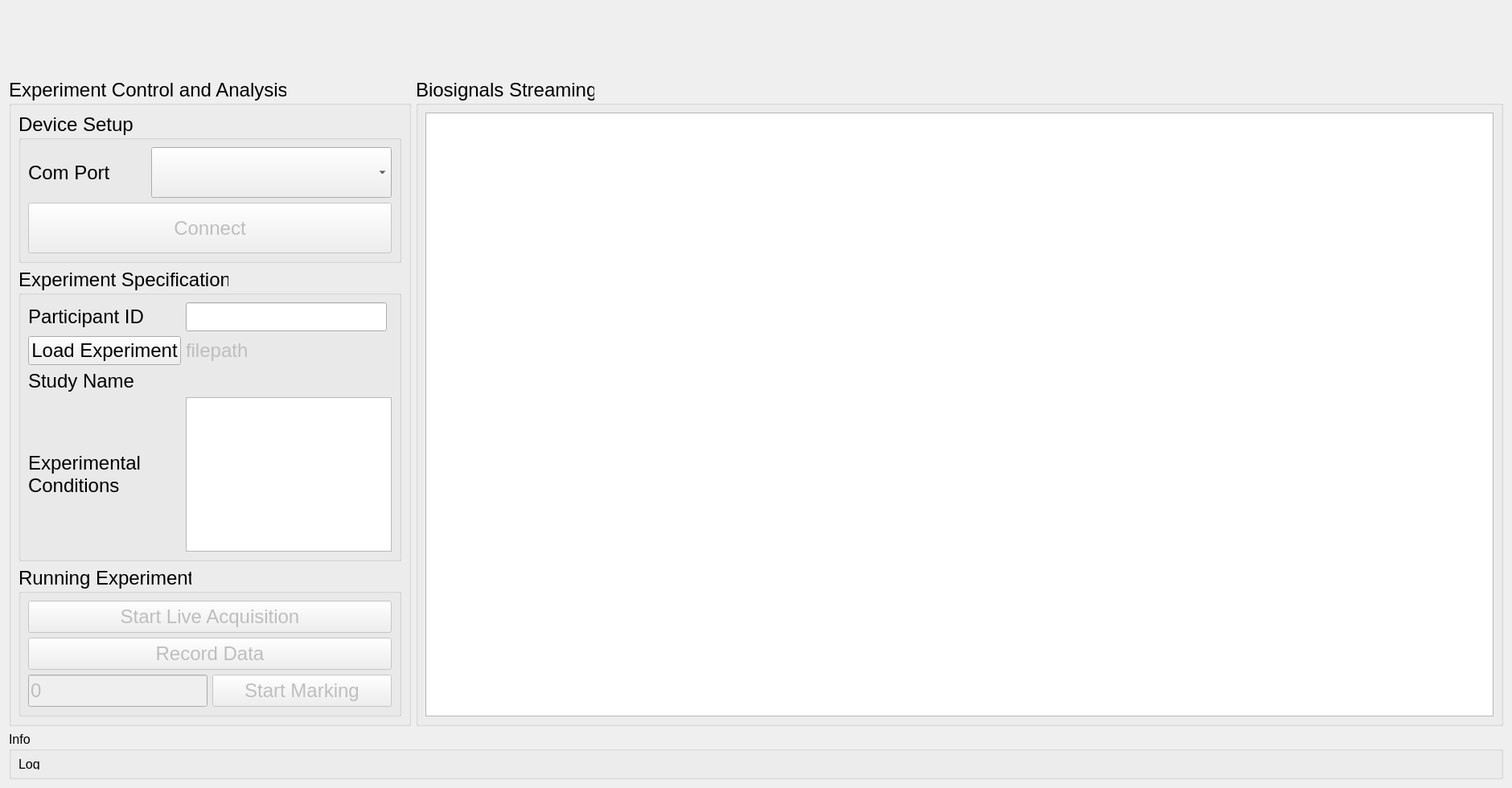
<?xml version="1.0" encoding="UTF-8"?>
<ui version="4.0">
 <class>PPG</class>
 <widget class="QWidget" name="PPG">
  <property name="geometry">
   <rect>
    <x>0</x>
    <y>0</y>
    <width>1880</width>
    <height>980</height>
   </rect>
  </property>
  <property name="sizePolicy">
   <sizepolicy hsizetype="Expanding" vsizetype="Expanding">
    <horstretch>0</horstretch>
    <verstretch>0</verstretch>
   </sizepolicy>
  </property>
  <property name="windowTitle">
   <string>PPG</string>
  </property>
  <layout class="QGridLayout" name="gridLayout_2">
   <item row="0" column="0" colspan="2">
    <widget class="QLabel" name="label">
     <property name="sizePolicy">
      <sizepolicy hsizetype="Expanding" vsizetype="Fixed">
       <horstretch>0</horstretch>
       <verstretch>0</verstretch>
      </sizepolicy>
     </property>
     <property name="minimumSize">
      <size>
       <width>0</width>
       <height>80</height>
      </size>
     </property>
     <property name="font">
      <font>
       <pointsize>18</pointsize>
      </font>
     </property>
     <property name="text">
      <string/>
     </property>
     <property name="pixmap">
      <pixmap>images/banner.png</pixmap>
     </property>
     <property name="scaledContents">
      <bool>true</bool>
     </property>
     <property name="alignment">
      <set>Qt::AlignCenter</set>
     </property>
     <property name="margin">
      <number>-1</number>
     </property>
    </widget>
   </item>
   <item row="5" column="0" colspan="2">
    <widget class="QGroupBox" name="groupBox_5">
     <property name="sizePolicy">
      <sizepolicy hsizetype="Preferred" vsizetype="Fixed">
       <horstretch>0</horstretch>
       <verstretch>0</verstretch>
      </sizepolicy>
     </property>
     <property name="minimumSize">
      <size>
       <width>0</width>
       <height>60</height>
      </size>
     </property>
     <property name="maximumSize">
      <size>
       <width>16777215</width>
       <height>60</height>
      </size>
     </property>
     <property name="font">
      <font>
       <pointsize>12</pointsize>
      </font>
     </property>
     <property name="title">
      <string>Info</string>
     </property>
     <layout class="QGridLayout" name="gridLayout_4">
      <item row="1" column="0">
       <widget class="QLabel" name="label_4">
        <property name="sizePolicy">
         <sizepolicy hsizetype="Minimum" vsizetype="Fixed">
          <horstretch>0</horstretch>
          <verstretch>0</verstretch>
         </sizepolicy>
        </property>
        <property name="font">
         <font>
          <pointsize>12</pointsize>
         </font>
        </property>
        <property name="text">
         <string>Log</string>
        </property>
       </widget>
      </item>
      <item row="1" column="1">
       <widget class="QLabel" name="label_status">
        <property name="sizePolicy">
         <sizepolicy hsizetype="Expanding" vsizetype="Fixed">
          <horstretch>0</horstretch>
          <verstretch>0</verstretch>
         </sizepolicy>
        </property>
        <property name="font">
         <font>
          <pointsize>12</pointsize>
         </font>
        </property>
        <property name="text">
         <string/>
        </property>
       </widget>
      </item>
     </layout>
    </widget>
   </item>
   <item row="2" column="0" rowspan="2">
    <widget class="QGroupBox" name="groupBox_3">
     <property name="sizePolicy">
      <sizepolicy hsizetype="Minimum" vsizetype="Minimum">
       <horstretch>0</horstretch>
       <verstretch>0</verstretch>
      </sizepolicy>
     </property>
     <property name="font">
      <font>
       <pointsize>18</pointsize>
      </font>
     </property>
     <property name="title">
      <string>Experiment Control and Analysis</string>
     </property>
     <layout class="QGridLayout" name="gridLayout_8">
      <item row="1" column="1">
       <widget class="QGroupBox" name="groupBox_6">
        <property name="sizePolicy">
         <sizepolicy hsizetype="Minimum" vsizetype="Minimum">
          <horstretch>0</horstretch>
          <verstretch>0</verstretch>
         </sizepolicy>
        </property>
        <property name="font">
         <font>
          <pointsize>18</pointsize>
         </font>
        </property>
        <property name="title">
         <string>Device Setup</string>
        </property>
        <layout class="QGridLayout" name="gridLayout_6">
         <item row="1" column="0">
          <widget class="QLabel" name="label_10">
           <property name="sizePolicy">
            <sizepolicy hsizetype="Minimum" vsizetype="Preferred">
             <horstretch>0</horstretch>
             <verstretch>0</verstretch>
            </sizepolicy>
           </property>
           <property name="font">
            <font>
             <pointsize>18</pointsize>
            </font>
           </property>
           <property name="text">
            <string>Com Port</string>
           </property>
          </widget>
         </item>
         <item row="1" column="1" colspan="2">
          <widget class="QComboBox" name="comboBox_comport">
           <property name="sizePolicy">
            <sizepolicy hsizetype="Fixed" vsizetype="Preferred">
             <horstretch>0</horstretch>
             <verstretch>0</verstretch>
            </sizepolicy>
           </property>
           <property name="maximumSize">
            <size>
             <width>350</width>
             <height>16777215</height>
            </size>
           </property>
           <property name="font">
            <font>
             <pointsize>18</pointsize>
            </font>
           </property>
          </widget>
         </item>
         <item row="2" column="0" colspan="3">
          <widget class="QPushButton" name="pushButton_connect">
           <property name="enabled">
            <bool>false</bool>
           </property>
           <property name="sizePolicy">
            <sizepolicy hsizetype="Minimum" vsizetype="Preferred">
             <horstretch>0</horstretch>
             <verstretch>0</verstretch>
            </sizepolicy>
           </property>
           <property name="font">
            <font>
             <pointsize>18</pointsize>
            </font>
           </property>
           <property name="text">
            <string>Connect</string>
           </property>
          </widget>
         </item>
        </layout>
       </widget>
      </item>
      <item row="3" column="1">
       <widget class="QGroupBox" name="groupBox_7">
        <property name="sizePolicy">
         <sizepolicy hsizetype="Minimum" vsizetype="Minimum">
          <horstretch>0</horstretch>
          <verstretch>0</verstretch>
         </sizepolicy>
        </property>
        <property name="font">
         <font>
          <pointsize>18</pointsize>
         </font>
        </property>
        <property name="title">
         <string>Running Experiment</string>
        </property>
        <layout class="QGridLayout" name="gridLayout_7">
         <item row="3" column="0">
          <widget class="QLineEdit" name="lineEdit_Event">
           <property name="enabled">
            <bool>false</bool>
           </property>
           <property name="sizePolicy">
            <sizepolicy hsizetype="Minimum" vsizetype="Preferred">
             <horstretch>0</horstretch>
             <verstretch>0</verstretch>
            </sizepolicy>
           </property>
           <property name="toolTip">
            <string>&lt;html&gt;&lt;head/&gt;&lt;body&gt;&lt;p&gt;Event Code for Marking&lt;/p&gt;&lt;/body&gt;&lt;/html&gt;</string>
           </property>
           <property name="text">
            <string>0</string>
           </property>
          </widget>
         </item>
         <item row="3" column="1">
          <widget class="QPushButton" name="pushButton_Event">
           <property name="enabled">
            <bool>false</bool>
           </property>
           <property name="sizePolicy">
            <sizepolicy hsizetype="Minimum" vsizetype="Preferred">
             <horstretch>0</horstretch>
             <verstretch>0</verstretch>
            </sizepolicy>
           </property>
           <property name="text">
            <string>Start Marking</string>
           </property>
          </widget>
         </item>
         <item row="2" column="0" colspan="2">
          <widget class="QPushButton" name="pushButton_record_data">
           <property name="enabled">
            <bool>false</bool>
           </property>
           <property name="sizePolicy">
            <sizepolicy hsizetype="Minimum" vsizetype="Preferred">
             <horstretch>0</horstretch>
             <verstretch>0</verstretch>
            </sizepolicy>
           </property>
           <property name="font">
            <font>
             <pointsize>18</pointsize>
            </font>
           </property>
           <property name="text">
            <string>Record Data</string>
           </property>
          </widget>
         </item>
         <item row="1" column="0" colspan="2">
          <widget class="QPushButton" name="pushButton_start_live_acquisition">
           <property name="enabled">
            <bool>false</bool>
           </property>
           <property name="sizePolicy">
            <sizepolicy hsizetype="Minimum" vsizetype="Preferred">
             <horstretch>0</horstretch>
             <verstretch>0</verstretch>
            </sizepolicy>
           </property>
           <property name="font">
            <font>
             <pointsize>18</pointsize>
            </font>
           </property>
           <property name="text">
            <string>Start Live Acquisition</string>
           </property>
          </widget>
         </item>
        </layout>
       </widget>
      </item>
      <item row="2" column="1">
       <widget class="QGroupBox" name="groupBox_4">
        <property name="sizePolicy">
         <sizepolicy hsizetype="Minimum" vsizetype="Minimum">
          <horstretch>0</horstretch>
          <verstretch>0</verstretch>
         </sizepolicy>
        </property>
        <property name="font">
         <font>
          <pointsize>18</pointsize>
         </font>
        </property>
        <property name="title">
         <string>Experiment Specification</string>
        </property>
        <layout class="QGridLayout" name="gridLayout_5">
         <item row="3" column="1">
          <widget class="QLabel" name="label_study_name">
           <property name="sizePolicy">
            <sizepolicy hsizetype="Minimum" vsizetype="Preferred">
             <horstretch>0</horstretch>
             <verstretch>0</verstretch>
            </sizepolicy>
           </property>
           <property name="maximumSize">
            <size>
             <width>250</width>
             <height>16777215</height>
            </size>
           </property>
           <property name="text">
            <string/>
           </property>
          </widget>
         </item>
         <item row="1" column="0">
          <widget class="QPushButton" name="pushButton_exp_params">
           <property name="text">
            <string>Load Experiment</string>
           </property>
          </widget>
         </item>
         <item row="4" column="1">
          <widget class="QListWidget" name="listWidget_expConditions">
           <property name="enabled">
            <bool>true</bool>
           </property>
           <property name="sizePolicy">
            <sizepolicy hsizetype="Minimum" vsizetype="Preferred">
             <horstretch>0</horstretch>
             <verstretch>0</verstretch>
            </sizepolicy>
           </property>
           <property name="font">
            <font>
             <pointsize>18</pointsize>
             <bold>false</bold>
            </font>
           </property>
           <property name="mouseTracking">
            <bool>true</bool>
           </property>
           <property name="editTriggers">
            <set>QAbstractItemView::CurrentChanged|QAbstractItemView::DoubleClicked|QAbstractItemView::EditKeyPressed|QAbstractItemView::SelectedClicked</set>
           </property>
           <property name="alternatingRowColors">
            <bool>true</bool>
           </property>
           <property name="spacing">
            <number>1</number>
           </property>
           <property name="viewMode">
            <enum>QListView::ListMode</enum>
           </property>
           <property name="selectionRectVisible">
            <bool>false</bool>
           </property>
           <property name="currentRow">
            <number>-1</number>
           </property>
           <property name="sortingEnabled">
            <bool>false</bool>
           </property>
          </widget>
         </item>
         <item row="1" column="1">
          <widget class="QLabel" name="label_params_file">
           <property name="enabled">
            <bool>false</bool>
           </property>
           <property name="sizePolicy">
            <sizepolicy hsizetype="Minimum" vsizetype="Preferred">
             <horstretch>0</horstretch>
             <verstretch>0</verstretch>
            </sizepolicy>
           </property>
           <property name="maximumSize">
            <size>
             <width>350</width>
             <height>16777215</height>
            </size>
           </property>
           <property name="text">
            <string>filepath</string>
           </property>
          </widget>
         </item>
         <item row="4" column="0">
          <widget class="QLabel" name="label_3">
           <property name="sizePolicy">
            <sizepolicy hsizetype="Minimum" vsizetype="Preferred">
             <horstretch>0</horstretch>
             <verstretch>0</verstretch>
            </sizepolicy>
           </property>
           <property name="font">
            <font>
             <pointsize>18</pointsize>
            </font>
           </property>
           <property name="text">
            <string>Experimental 
Conditions</string>
           </property>
          </widget>
         </item>
         <item row="3" column="0">
          <widget class="QLabel" name="label_2">
           <property name="sizePolicy">
            <sizepolicy hsizetype="Minimum" vsizetype="Preferred">
             <horstretch>0</horstretch>
             <verstretch>0</verstretch>
            </sizepolicy>
           </property>
           <property name="font">
            <font>
             <pointsize>18</pointsize>
            </font>
           </property>
           <property name="text">
            <string>Study Name</string>
           </property>
          </widget>
         </item>
         <item row="0" column="0">
          <widget class="QLabel" name="label_7">
           <property name="sizePolicy">
            <sizepolicy hsizetype="Minimum" vsizetype="Preferred">
             <horstretch>0</horstretch>
             <verstretch>0</verstretch>
            </sizepolicy>
           </property>
           <property name="text">
            <string>Participant ID</string>
           </property>
          </widget>
         </item>
         <item row="0" column="1">
          <widget class="QLineEdit" name="lineEdit_PID">
           <property name="sizePolicy">
            <sizepolicy hsizetype="Minimum" vsizetype="Preferred">
             <horstretch>0</horstretch>
             <verstretch>0</verstretch>
            </sizepolicy>
           </property>
           <property name="maximumSize">
            <size>
             <width>250</width>
             <height>16777215</height>
            </size>
           </property>
          </widget>
         </item>
        </layout>
       </widget>
      </item>
     </layout>
    </widget>
   </item>
   <item row="2" column="1" rowspan="2">
    <widget class="QGroupBox" name="groupBox">
     <property name="sizePolicy">
      <sizepolicy hsizetype="Expanding" vsizetype="Preferred">
       <horstretch>0</horstretch>
       <verstretch>0</verstretch>
      </sizepolicy>
     </property>
     <property name="font">
      <font>
       <pointsize>18</pointsize>
      </font>
     </property>
     <property name="title">
      <string>Biosignals Streaming</string>
     </property>
     <layout class="QGridLayout" name="gridLayout_3">
      <item row="0" column="0">
       <widget class="QGraphicsView" name="graphicsView">
        <property name="sizePolicy">
         <sizepolicy hsizetype="Expanding" vsizetype="Preferred">
          <horstretch>0</horstretch>
          <verstretch>0</verstretch>
         </sizepolicy>
        </property>
        <property name="font">
         <font>
          <pointsize>18</pointsize>
         </font>
        </property>
       </widget>
      </item>
     </layout>
    </widget>
   </item>
  </layout>
 </widget>
 <resources/>
 <connections/>
</ui>
